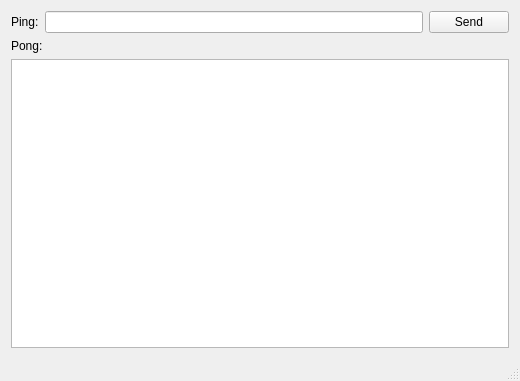
<?xml version="1.0" encoding="UTF-8"?>
<ui version="4.0">
 <class>MainWindow</class>
 <widget class="QMainWindow" name="MainWindow">
  <property name="geometry">
   <rect>
    <x>0</x>
    <y>0</y>
    <width>520</width>
    <height>381</height>
   </rect>
  </property>
  <property name="windowTitle">
   <string>MainWindow</string>
  </property>
  <widget class="QWidget" name="centralWidget">
   <layout class="QGridLayout" name="gridLayout">
    <item row="0" column="1">
     <widget class="QLineEdit" name="lineEdit">
      <property name="clearButtonEnabled">
       <bool>true</bool>
      </property>
     </widget>
    </item>
    <item row="0" column="0">
     <widget class="QLabel" name="label">
      <property name="text">
       <string>Ping:</string>
      </property>
     </widget>
    </item>
    <item row="0" column="2">
     <widget class="QPushButton" name="sendButton">
      <property name="text">
       <string>Send</string>
      </property>
     </widget>
    </item>
    <item row="1" column="0" colspan="3">
     <widget class="QLabel" name="label_2">
      <property name="text">
       <string>Pong:</string>
      </property>
     </widget>
    </item>
    <item row="2" column="0" colspan="3">
     <widget class="QPlainTextEdit" name="plainTextEdit"/>
    </item>
   </layout>
  </widget>
  <widget class="QMenuBar" name="menuBar">
   <property name="geometry">
    <rect>
     <x>0</x>
     <y>0</y>
     <width>520</width>
     <height>23</height>
    </rect>
   </property>
  </widget>
  <widget class="QStatusBar" name="statusBar"/>
 </widget>
 <layoutdefault spacing="6" margin="11"/>
 <resources/>
 <connections/>
</ui>
